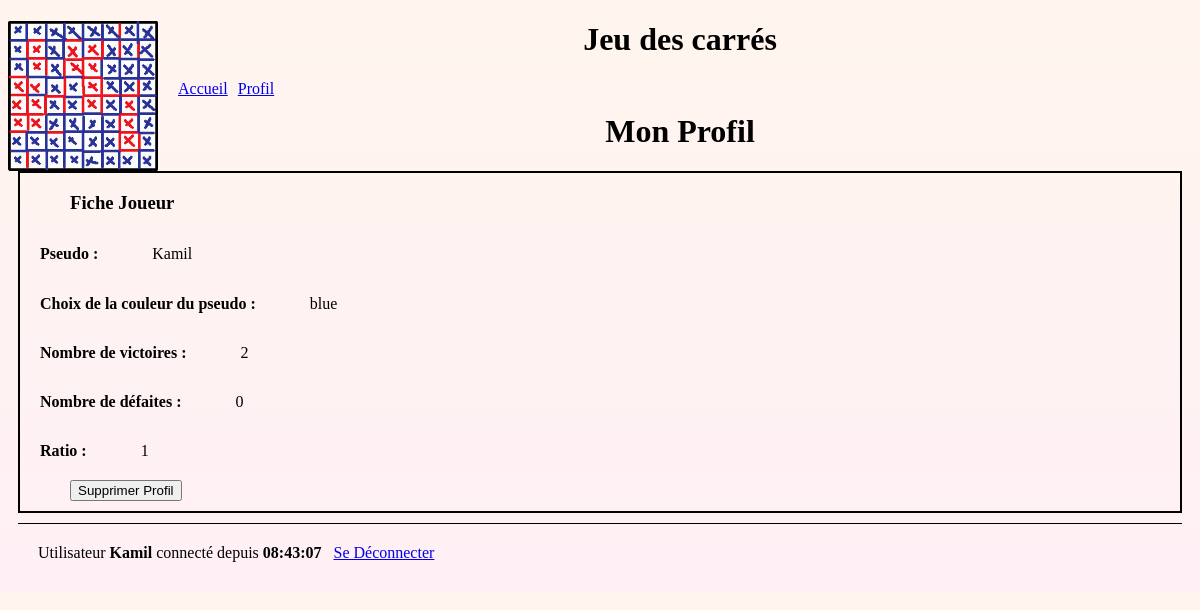
The page /index.php?view=profil (signed in) on the database its author committed.
### tables this page shows
CREATE TABLE `joueurs` (
  `idJoueur` int(11) NOT NULL COMMENT 'clé primaire, identifiant numérique auto incrémenté',
  `pseudo` varchar(20) NOT NULL COMMENT 'pseudo',
  `passe` varchar(20) NOT NULL COMMENT 'mot de passe',
  `color` varchar(10) NOT NULL DEFAULT 'black' COMMENT 'indique la couleur préférée de l''utilisateur, en anglais',
  `nbVictoires` int(11) COMMENT 'indique le nombre de victoires du joueur',
  `nbDefaites` int(11) COMMENT 'indique le nombre de défaites du joueur',
  `nbCarres`  int(11) COMMENT 'indique le nombre de carrés que possède le joueur dans la partie en cours',
  `connecte` tinyint(1) NOT NULL DEFAULT '0' COMMENT 'indique si le joueur est connecte'

);

### libs/maLibSQL.pdo.php (called while the page is built, shortened)
<?php
function SQLGetChamp($sql)
{
	global $BDD_host;
	global $BDD_base;
	global $BDD_user;
	global $BDD_password;
	try {
		$dbh = new PDO("mysql:host=$BDD_host;dbname=$BDD_base", $BDD_user, $BDD_password);
	} catch (PDOException $e) {
		die("<font color=\"red\">SQLGetChamp: Erreur de connexion : " . $e->getMessage() . "</font>");
	}
	$dbh->exec("SET CHARACTER SET utf8");
	$res = $dbh->query($sql);
	$num = $res->rowCount();
	$res->setFetchMode(PDO::FETCH_NUM);
	$ligne = $res->fetch();
	if ($ligne == false) return false;
	else return $ligne[0];
}
?>

### libs/modele.php (called while the page is built, shortened)
<?php
include_once("libs/maLibSQL.pdo.php");
function getPseudo($idJoueur) {
	$sql = "SELECT pseudo FROM joueurs WHERE idJoueur='$idJoueur'";
	return SQLGetChamp($sql);
}
function getColor($idJoueur) {
	$sql = "SELECT color FROM joueurs WHERE idJoueur='$idJoueur'";
	return SQLGetChamp($sql);
}
function getNbVictoires($idJoueur) {
	$sql = "SELECT nbVictoires FROM joueurs WHERE idJoueur='$idJoueur'";
	return SQLGetChamp($sql);
}
function getNbDefaites($idJoueur) {
	$sql = "SELECT nbDefaites FROM joueurs WHERE idJoueur='$idJoueur'";
	return SQLGetChamp($sql);
}
?>

### vues/profil.php (the view, shortened to what this page needs)
<?php
include_once("libs/modele.php");
?>
<!DOCTYPE html PUBLIC "-//W3C//DTD XHTML 1.0 Strict//EN" "http://www.w3.org/TR/xhtml1/DTD/xhtml1-strict.dtd">
<html xmlns="http://www.w3.org/1999/xhtml">
<head>
</head>
<body>
<h1 id="titrePage">Mon Profil</h1>
<div id="autresJoueurs" class="cadre">
	<h3 id="fiche">Fiche Joueur</h3>
    <h4 id="label">Pseudo :</h4>
    <?php
    $pseudo=getPseudo($_SESSION["idJoueur"]);
    echo "<p>";
    echo $pseudo;
    echo "</p>\n";
    ?> </br>
    <h4 id="label">Choix de la couleur du pseudo :</h4>
    <?php
    $color=getColor($_SESSION["idJoueur"]);
    echo "<p>";
    echo $color;
    echo "</p>\n";
    ?> </br>
    <h4 id="label">Nombre de victoires :</h4>
    <?php
    $NbVictoires=getNbVictoires($_SESSION["idJoueur"]);
    echo "<p>";
    echo $NbVictoires;
    echo "</p>\n";
    ?> </br>
    <h4 id="label">Nombre de défaites :</h4>
    <?php
    $NbDefaites=getNbDefaites($_SESSION["idJoueur"]);
    echo "<p>";
    echo $NbDefaites;
    echo "</p>\n";
    ?> </br>
    <h4 id="label">Ratio :</h4>
    <?php
    $ratio=($NbVictoires)/($NbVictoires+$NbDefaites);
    echo "<p>";
    echo $ratio;
    echo "</p>\n";
    ?> </br>
    <input id="supprimerProfil" type="submit" name="supprimerProfil" value="Supprimer Profil"/>
</div>
</body>

### ressources/style.css (style rules this page uses)
body { background: linear-gradient(#FFF5EE, #FFF0F5); }

### vues/profil.php (style rules this page uses)
#titrePage { text-align: center; }
.cadre { border:solid black 2px; margin: 10px; }
#label { margin-left:20px; margin-bottom:10px; }
#fiche { margin-left:50px; margin-bottom:10px; }
#supprimerProfil { margin-left:50px; margin-top:10px; margin-bottom:10px; }
h4 { display: inline-block; }
p { margin-left:50px; display: inline; }

### rows shown on the page
joueurs: pseudo "Kamil", color "blue", nbVictoires "2", nbDefaites "0", ratio "1"

### other values the page prints
$_SESSION[pseudo] "Kamil"
$_SESSION[heureConnexion] "08:43:07"
